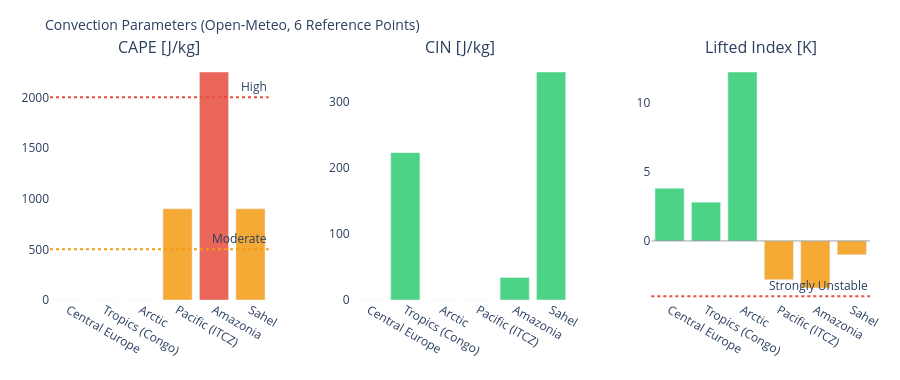

This figure's notebook cell:
### Markdown cell above
---
## 3. Visualizations

### Code cell
# ============================================================
# CAPE / CIN / LIFTED INDEX – Convection potential
# ============================================================

if not df_atm.empty:
    fig = make_subplots(
        rows=1, cols=3,
        subplot_titles=['CAPE [J/kg]', 'CIN [J/kg]', 'Lifted Index [K]'],
        horizontal_spacing=0.1
    )
    pts = df_atm['point'].tolist()
    pt_colors = ['#E85D24','#185FA5','#888780','#378ADD','#639922','#F2A623']

    # CAPE – höher = mehr Gewitterpotential
    cape_vals = df_atm['cape'].fillna(0).tolist()
    cape_colors = ['#e74c3c' if v > 2000 else '#f39c12' if v > 500 else '#2ecc71'
                   for v in cape_vals]
    fig.add_trace(go.Bar(x=pts, y=cape_vals, marker_color=cape_colors,
                         opacity=0.85, showlegend=False), row=1, col=1)
    fig.add_hline(y=2000, line_dash='dot', line_color='#e74c3c',
                  annotation_text='High', row=1, col=1)
    fig.add_hline(y=500,  line_dash='dot', line_color='#f39c12',
                  annotation_text='Moderate', row=1, col=1)

    # CIN – negativer = stärker gedeckelt (weniger Auslöse)
    cin_vals = df_atm['cin'].fillna(0).tolist()
    cin_colors = ['#e74c3c' if v < -200 else '#f39c12' if v < -50 else '#2ecc71'
                  for v in cin_vals]
    fig.add_trace(go.Bar(x=pts, y=cin_vals, marker_color=cin_colors,
                         opacity=0.85, showlegend=False), row=1, col=2)

    # Lifted Index – negativ = instabil
    li_vals = df_atm['li'].fillna(0).tolist()
    li_colors = ['#e74c3c' if v < -4 else '#f39c12' if v < 0 else '#2ecc71'
                 for v in li_vals]
    fig.add_trace(go.Bar(x=pts, y=li_vals, marker_color=li_colors,
                         opacity=0.85, showlegend=False), row=1, col=3)
    fig.add_hline(y=0, line_color='gray', line_width=0.7, row=1, col=3)
    fig.add_hline(y=-4, line_dash='dot', line_color='#e74c3c',
                  annotation_text='Strongly Unstable', row=1, col=3)

    fig.update_layout(
        title=dict(text='Convection Parameters (Open-Meteo, 6 Reference Points)', font=dict(size=14)),
        height=380, plot_bgcolor='rgba(0,0,0,0)', paper_bgcolor='rgba(0,0,0,0)',
        margin=dict(l=50, r=30, t=60, b=80)
    )
    fig.update_xaxes(tickangle=30)
    fig.show()

### Figure 1 — Plotly figure (JSON) as saved in the notebook; plotly's stock layout.template omitted (floating-point values rounded to 4 significant figures)
{"data": [{"marker": {"color": ["#2ecc71", "#2ecc71", "#2ecc71", "#f39c12", "#e74c3c", "#f39c12"]}, "opacity": 0.85, "showlegend": false, "type": "bar", "x": ["Central Europe", "Tropics (Congo)", "Arctic", "Pacific (ITCZ)", "Amazonia", "Sahel"], "xaxis": "x", "y": [0.0, 0.0, 0.0, 900.0, 2250.0, 900.0], "yaxis": "y"}, {"marker": {"color": ["#2ecc71", "#2ecc71", "#2ecc71", "#2ecc71", "#2ecc71", "#2ecc71"]}, "opacity": 0.85, "showlegend": false, "type": "bar", "x": ["Central Europe", "Tropics (Congo)", "Arctic", "Pacific (ITCZ)", "Amazonia", "Sahel"], "xaxis": "x2", "y": [0.0, 223.0, 0.0, 0.0, 34.0, 345.0], "yaxis": "y2"}, {"marker": {"color": ["#2ecc71", "#2ecc71", "#2ecc71", "#f39c12", "#f39c12", "#f39c12"]}, "opacity": 0.85, "showlegend": false, "type": "bar", "x": ["Central Europe", "Tropics (Congo)", "Arctic", "Pacific (ITCZ)", "Amazonia", "Sahel"], "xaxis": "x3", "y": [3.8, 2.8, 12.2, -2.8, -3.4, -1.0], "yaxis": "y3"}], "layout": {"annotations": [{"font": {"size": 16}, "showarrow": false, "text": "CAPE [J/kg]", "x": 0.1333, "xanchor": "center", "xref": "paper", "y": 1.0, "yanchor": "bottom", "yref": "paper"}, {"font": {"size": 16}, "showarrow": false, "text": "CIN [J/kg]", "x": 0.5, "xanchor": "center", "xref": "paper", "y": 1.0, "yanchor": "bottom", "yref": "paper"}, {"font": {"size": 16}, "showarrow": false, "text": "Lifted Index [K]", "x": 0.8667, "xanchor": "center", "xref": "paper", "y": 1.0, "yanchor": "bottom", "yref": "paper"}, {"showarrow": false, "text": "High", "x": 1, "xanchor": "right", "xref": "x domain", "y": 2000, "yanchor": "bottom", "yref": "y"}, {"showarrow": false, "text": "Moderate", "x": 1, "xanchor": "right", "xref": "x domain", "y": 500, "yanchor": "bottom", "yref": "y"}, {"showarrow": false, "text": "Strongly Unstable", "x": 1, "xanchor": "right", "xref": "x3 domain", "y": -4, "yanchor": "bottom", "yref": "y3"}], "height": 380, "margin": {"b": 80, "l": 50, "r": 30, "t": 60}, "paper_bgcolor": "rgba(0,0,0,0)", "plot_bgcolor": "rgba(0,0,0,0)", "shapes": [{"line": {"color": "#e74c3c", "dash": "dot"}, "type": "line", "x0": 0, "x1": 1, "xref": "x domain", "y0": 2000, "y1": 2000, "yref": "y"}, {"line": {"color": "#f39c12", "dash": "dot"}, "type": "line", "x0": 0, "x1": 1, "xref": "x domain", "y0": 500, "y1": 500, "yref": "y"}, {"line": {"color": "gray", "width": 0.7}, "type": "line", "x0": 0, "x1": 1, "xref": "x3 domain", "y0": 0, "y1": 0, "yref": "y3"}, {"line": {"color": "#e74c3c", "dash": "dot"}, "type": "line", "x0": 0, "x1": 1, "xref": "x3 domain", "y0": -4, "y1": -4, "yref": "y3"}], "title": {"font": {"size": 14}, "text": "Convection Parameters (Open-Meteo, 6 Reference Points)"}, "xaxis": {"anchor": "y", "domain": [0.0, 0.2667], "tickangle": 30}, "xaxis2": {"anchor": "y2", "domain": [0.3667, 0.6333], "tickangle": 30}, "xaxis3": {"anchor": "y3", "domain": [0.7333, 1.0], "tickangle": 30}, "yaxis": {"anchor": "x", "domain": [0.0, 1.0]}, "yaxis2": {"anchor": "x2", "domain": [0.0, 1.0]}, "yaxis3": {"anchor": "x3", "domain": [0.0, 1.0]}}}
